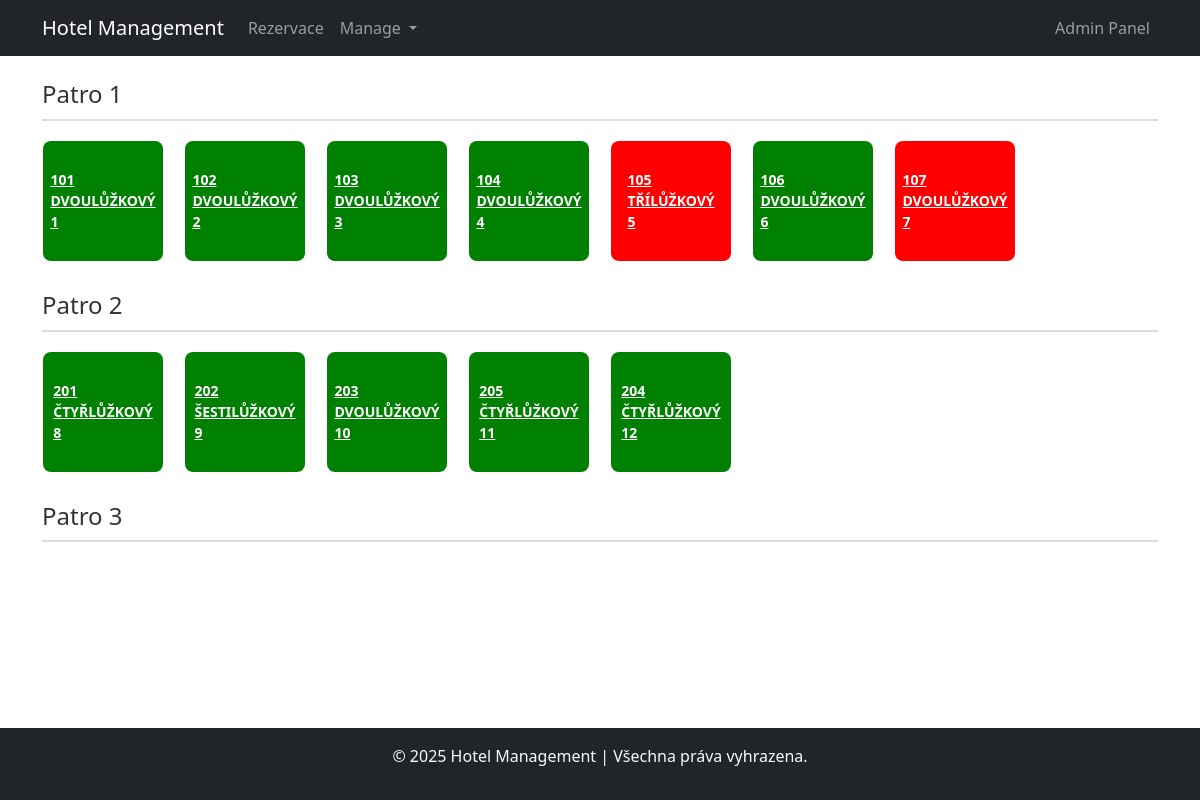
The app's page /, older data.
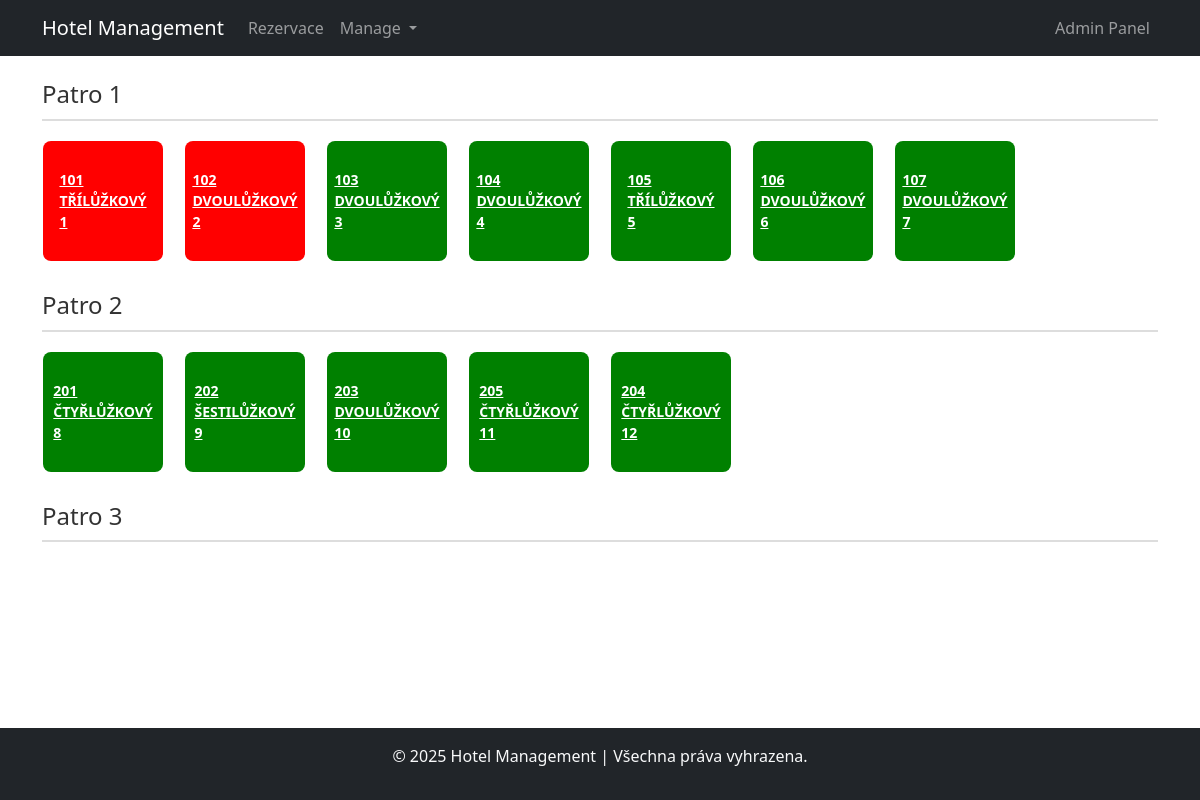
The same page, newer data.
### blog/models.py (models this page shows, shortened)
class Room(models.Model):
    room_id = models.AutoField(primary_key=True)
    room_type = models.ForeignKey(RoomType, on_delete=models.CASCADE, null=False, blank=False)
    room_number = models.CharField(max_length=10)
    is_occupied = models.BooleanField()

class RoomType(models.Model):
    room_type_id = models.AutoField(primary_key=True)
    name = models.CharField(max_length=50)
    bed_count = models.IntegerField()
    price_per_night = models.DecimalField(max_digits=10, decimal_places=2)

### blog/views.py (the view)
# urls.py: path('', views.index, name='index'),
def index(request):
    rooms = Room.objects.all()
    floors = {
        "1": [],
        "2": [],
        "3": []
    }
    for room in rooms:
        floor_number = str(room.room_number)[0]
        if floor_number in floors:
            floors[floor_number].append(room)
    return render(request, 'management/reservation/reservation_rooms.html', {'floors': floors})

### blog/templates/management/reservation/reservation_rooms.html (shortened to what this page needs)
{% extends 'base.html' %}
{% block content %}
{% for floor_number, rooms in floors.items %}
<div class="floor">
    <h2>Patro {{ floor_number }}</h2>
    <div class="room-grid">
        {% for room in rooms %}
            <a href="{% url 'create_reservation' room.room_id %}" class="room {% if room.is_occupied %}occupied{% else %}free{% endif %}">
                {{ room.room_number }} <br>
                {{ room.room_type.name }} <br>
                {{room.room_id}}
            </a>
        {% endfor %}
    </div>
</div>
{% endfor %}
{% endblock %}

Row changes from the older to the newer data that the page shows:
changed Room id 1: is_occupied False → True (drawn); room_type.name "DVOULŮŽKOVÝ" → "TŘÍLŮŽKOVÝ"
changed Room id 2: is_occupied False → True (drawn)
changed Room id 5: is_occupied True → False (drawn)
changed Room id 7: is_occupied True → False (drawn)
